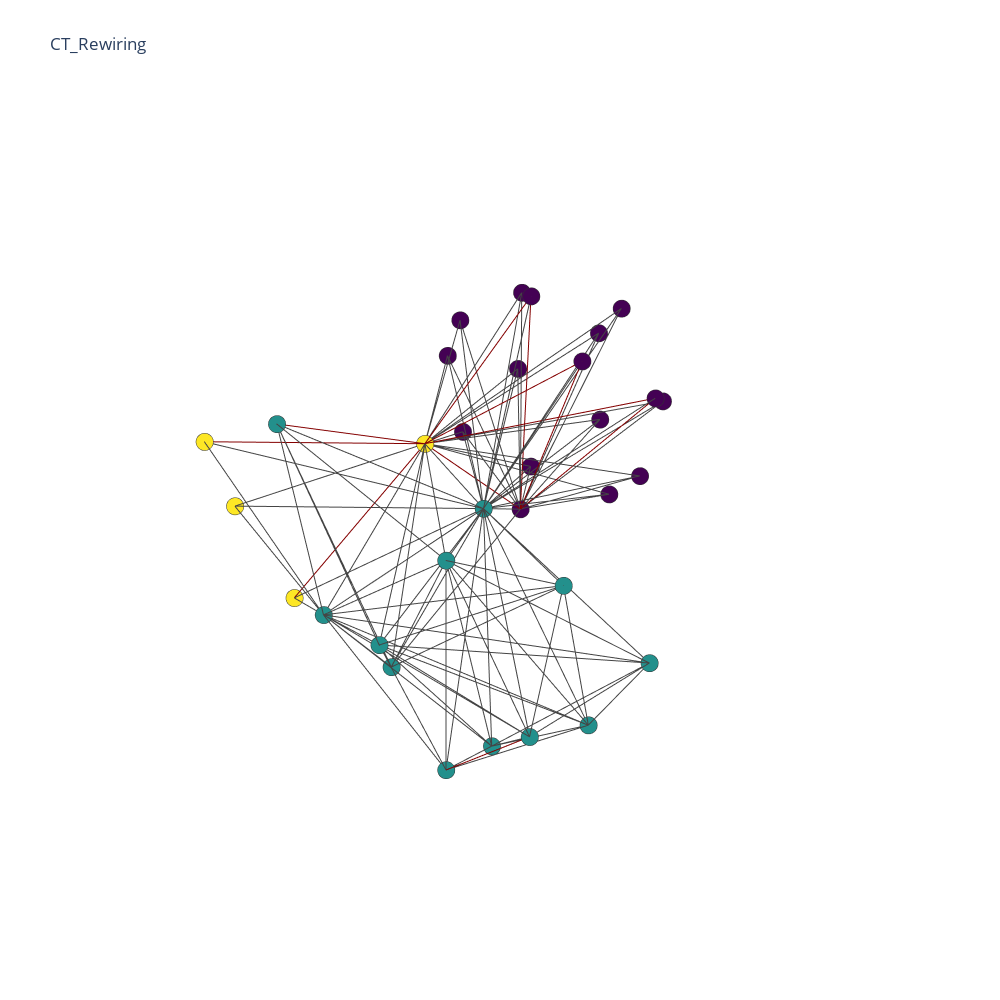

The code cell stored with this chart in its notebook:
### Code cell
import pandas as pd
import numpy as np
%matplotlib inline
import plotly.graph_objs as go
from  plotly.offline import plot
import chart_studio.plotly as py
import cufflinks as cf
cf.go_offline()
from plotly.offline import download_plotlyjs, init_notebook_mode, plot,iplot
init_notebook_mode(connected='true')
#Si en data no pongo trace1(que son los antiguos edges) no me los imprime y no es una chapuza
data=[trace2,trace3]
fig=go.Figure(data=data, layout=layout)

iplot(fig, filename='Les-Miserables')

### Figure 1 — Plotly figure (JSON) as saved in the notebook; plotly's stock layout.template omitted (floating-point values rounded to 4 significant figures; data arrays with more than 128 entries replaced by an {"elided": "..."} marker saying what was removed)
{"data": [{"hoverinfo": "text", "marker": {"color": [2, 2, 0, 0, 0, 1, 0, 1, 1, 2, 1, 1, 0, 0, 1, 0, 0, 1, 1, 1, 1, 1, 0, 1, 0, 0, 0, 0, 0, 2, 0, 0], "colorscale": [[0, "#440154"], [0.1111, "#482878"], [0.2222, "#3e4989"], [0.3333, "#31688e"], [0.4444, "#26828e"], [0.5556, "#1f9e89"], [0.6667, "#35b779"], [0.7778, "#6ece58"], [0.8889, "#b5de2b"], [1, "#fde725"]], "line": {"color": "rgb(50,50,50)", "width": 0.5}, "size": 6, "symbol": "circle"}, "mode": "markers", "name": "actors", "text": ["0", "1", "2", "3", "4", "5", "6", "7", "8", "9", "10", "11", "12", "13", "14", "15", "16", "17", "18", "19", "20", "21", "22", "23", "24", "25", "26", "27", "28", "29", "30", "31"], "type": "scatter3d", "x": [4.007, 3.158, -0.06665, -0.8408, 0.04084, 4.21, 0.09783, 3.594, 4.013, 1.515, 2.696, 3.482, -0.8062, -1.387, 3.094, 0.3298, -0.09971, 1.538, 4.15, 2.202, 4.379, 3.563, -1.186, 2.066, -1.32, -0.1601, -1.899, -1.031, -1.984, 3.472, -0.9893, -1.966], "y": [-2.247, -2.029, -0.1192, 1.552, 0.9358, 0.02053, -0.1053, 3.413, 2.427, -0.6405, 1.881, 0.7756, 1.444, -1.624, 3.383, -1.133, -1.912, 0.5647, 0.3537, 3.159, 1.802, 2.066, 0.6164, 3.879, 0.4785, -1.67, 0.9548, -1.215, -0.4411, -2.787, -0.9164, -0.2872], "z": [0.8285, -2.285, 2.314, 1.081, 1.743, 2.123, -1.16, -0.8067, -1.847, 0.4146, -2.916, -1.615, -0.2415, 0.1871, 1.094, 1.763, 0.7763, -0.09716, -0.5387, -1.886, 0.05459, 0.9578, -1.15, -0.3868, 1.93, -0.5265, 0.3859, 1.752, 1.023, -0.7591, -1.232, -0.4692]}, {"hoverinfo": "none", "line": {"color": {"elided": "224 str values"}, "width": 2}, "marker": {"color": {"elided": "225 str values"}, "colorscale": [[0, "rgb(0,0,131)"], [0.2, "rgb(0,60,170)"], [0.4, "rgb(5,255,255)"], [0.6, "rgb(255,255,0)"], [0.8, "rgb(250,0,0)"], [1, "rgb(128,0,0)"]], "showscale": true, "size": 3}, "mode": "lines", "type": "scatter3d", "x": {"elided": "672 float values"}, "y": {"elided": "672 float values"}, "z": {"elided": "672 float values"}}], "layout": {"height": 1000, "hovermode": "closest", "margin": {"t": 100}, "scene": {"xaxis": {"showbackground": false, "showgrid": false, "showline": false, "showticklabels": false, "title": {"text": ""}, "zeroline": false}, "yaxis": {"showbackground": false, "showgrid": false, "showline": false, "showticklabels": false, "title": {"text": ""}, "zeroline": false}, "zaxis": {"showbackground": false, "showgrid": false, "showline": false, "showticklabels": false, "title": {"text": ""}, "zeroline": false}}, "showlegend": false, "title": {"text": "CT_Rewiring"}, "width": 1000}}
